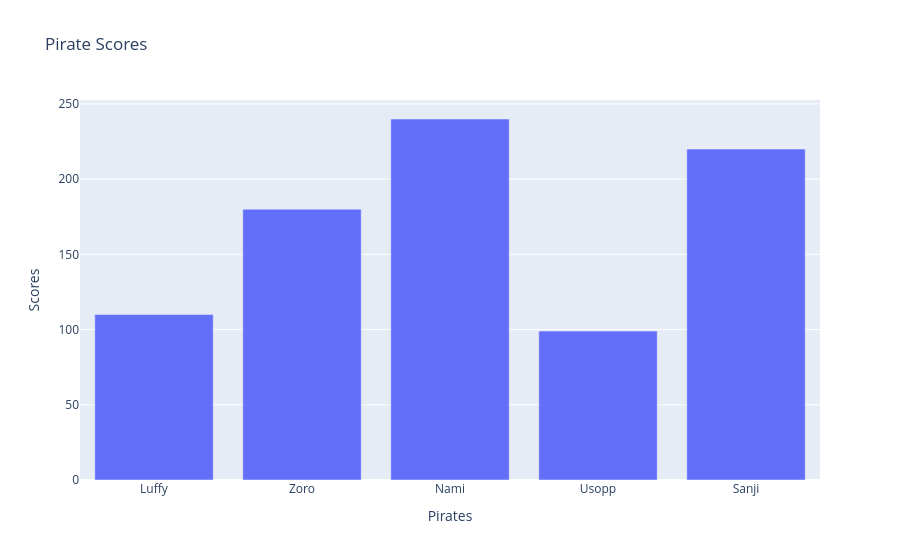

Notebook cell for this chart:
### Code cell
graph =go.Figure()

graph.add_trace(go.Bar(x=x1, y=y1))
graph.update_layout(title = "Pirate Scores",
                    xaxis_title = "Pirates",
                    yaxis_title = "Scores")

graph.show()

### Figure 1 — Plotly figure (JSON) as saved in the notebook; plotly's stock layout.template omitted (floating-point values rounded to 4 significant figures)
{"data": [{"type": "bar", "x": ["Luffy", "Zoro", "Nami", "Usopp", "Sanji"], "y": [110, 180, 240, 99, 220]}], "layout": {"title": {"text": "Pirate Scores"}, "xaxis": {"title": {"text": "Pirates"}}, "yaxis": {"title": {"text": "Scores"}}}}
